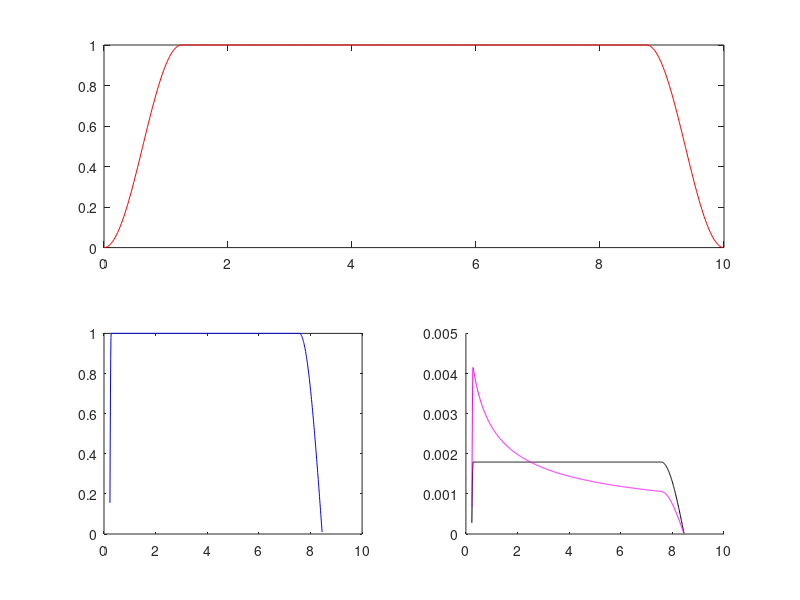
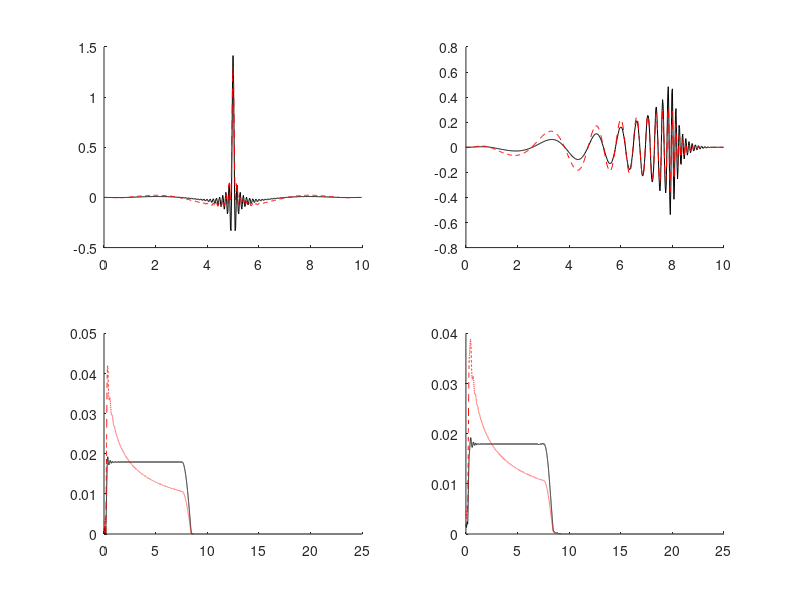
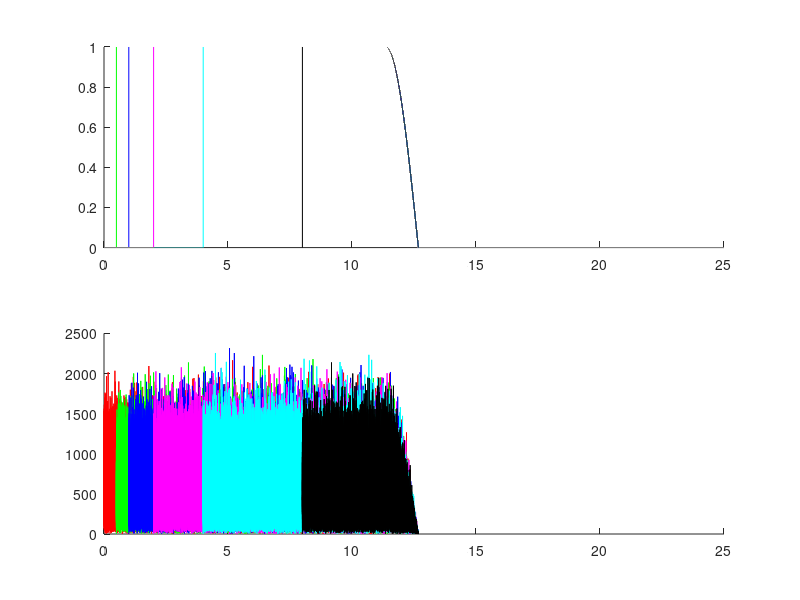
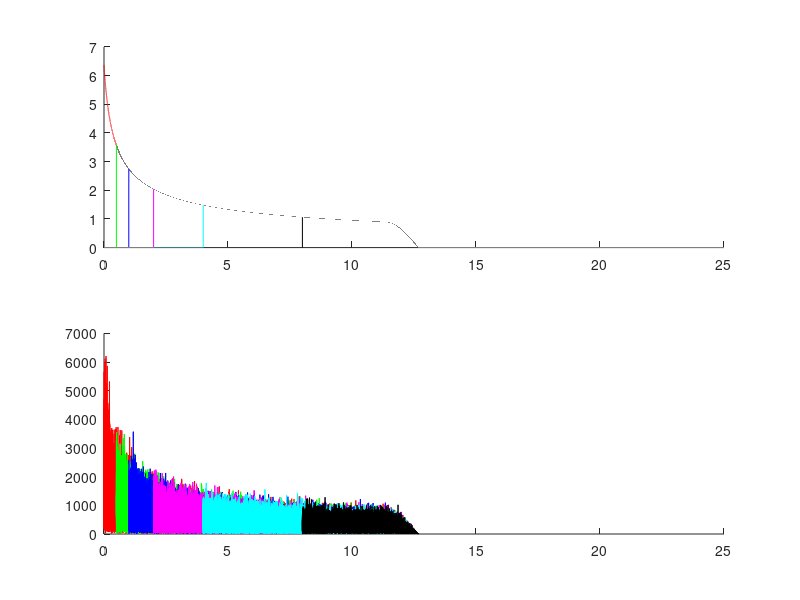

Reproduce these figures in MATLAB, in order.
function Exp1Stim

Fl = 0.25; Fh = 8; % Fl/h = low/high cutoff freuqnecy;

ST = 1/50;
D = 0.4356;
K = 0.0920*1000^(1-D); 

Dur = 10;
N = round(Dur/ST); tim = (0:(N-1))*ST; 

TWin = 1.25;
twin = [cos(pi/2*(tim(find(tim<=TWin))-TWin)/TWin).^2 ...
    ones(1,length(find(and(tim>TWin,tim<Dur-TWin)))) ...
    cos(pi/2*(tim(find(tim>=Dur-TWin))-Dur+TWin)/TWin).^2]; 

DF = 1/100; % 10-Hz freuqency sampling;
Ml = round(Fl/DF); Mh = round(Fh/DF);
fl = lcfNErb2F(lcfF2NErb(Fl)+[-0.5 0.5]); fh = lcfNErb2F(lcfF2NErb(Fh)+[-0.5 0.5]);
ml = [ceil(fl(1)/DF) floor(fl(2)/DF)]; mh = [ceil(fh(1)/DF) floor(fh(2)/DF)]; 
fwin = [cos(pi/2*((ml(1):ml(2))*DF-fl(2))/diff(fl)) ones(1,mh(1)-ml(2)-1) cos(pi/2*((mh(1):mh(2))*DF-fh(1))/diff(fh))]; % spectral window;

aw = ones(1,mh(2)-ml(1)+1).*fwin; aw = aw*sqrt(2)/sum(aw);
ap = 1./sqrt(lcfERB((ml(1):mh(2))*DF)).*fwin; ap = ap*sqrt(sum(aw.^2)/sum(ap.^2));
phi = lcfPhase((ml(1):mh(2))*DF,K,D);

Nt = 100*10/ST;
Nfft = 2^nextpow2(Nt);
frq = 1/(ST*2)*linspace(0,1,Nfft/2);

clkw = zeros(size(tim));
clkp = zeros(size(tim));
chpw = zeros(size(tim));
chpp = zeros(size(tim));
for I = ml(1):mh(2)
    clkw = clkw+aw(I-ml(1)+1)*cos(2*pi*I*DF*(tim-Dur/2)); 
    clkp = clkp+ap(I-ml(1)+1)*cos(2*pi*I*DF*(tim-Dur/2)); 
    chpw = chpw+aw(I-ml(1)+1)*cos(2*pi*I*DF*(tim-Dur)-phi(I-ml(1)+1)); 
    chpp = chpp+ap(I-ml(1)+1)*cos(2*pi*I*DF*(tim-Dur)-phi(I-ml(1)+1)); 
end
clkw = clkw.*twin;
clkp = clkp.*twin;
chpw = chpw.*twin;
chpp = chpp.*twin;

spclkw = fft(clkw,Nfft)/N; spclkw = 2*abs(spclkw(1:Nfft/2));
spclkp = fft(clkp,Nfft)/N; spclkp = 2*abs(spclkp(1:Nfft/2));
spchpw = fft(chpw,Nfft)/N; spchpw = 2*abs(spchpw(1:Nfft/2));
spchpp = fft(chpp,Nfft)/N; spchpp = 2*abs(spchpp(1:Nfft/2));

figure(1), clf 
subplot(2,1,1), plot(tim,twin,'r')
subplot(2,2,3), plot((ml(1):mh(2))*DF,fwin,'b')
subplot(2,2,4), hold on
plot((ml(1):mh(2))*DF,aw,'k')
plot((ml(1):mh(2))*DF,ap,'m')

figure(2), clf 
subplot(2,2,1), hold on
plot(tim,clkw,'k')
plot(tim,clkp,'r--')
subplot(2,2,2), hold on
plot(tim,chpw,'k')
plot(tim,chpp,'r--')
subplot(2,2,3), hold on
plot(frq,spclkw,'k')
plot(frq,spclkp,'r--')
subplot(2,2,4), hold on
plot(frq,spchpw,'k')
plot(frq,spchpp,'r--')

Dur = 10*1000;
Nfft = 2^nextpow2(Dur/ST);
frq = 1/(ST*2)*linspace(0,1,Nfft/2);

fhp = [0 0.5 1 2 4 8];
filthp = [];
for I = 1:length(fhp)
    filthp = [filthp,(frq>=fhp(I))'];
end
filthp = [filthp;flipud(filthp)];

filtee = 1./sqrt(lcfERB(frq)); filtee = [filtee fliplr(filtee)]';

Flp = 12; flp = lcfNErb2F(lcfF2NErb(Flp)+[-0.5 0.5]);
filtlp = [ones(size(find(frq<=flp(1)))) cos(pi/2*(frq(and(frq>flp(1),frq<=flp(2)))-flp(1))/diff(flp)) zeros(size(find(frq>flp(2))))]; 
filtlp = [filtlp fliplr(filtlp)]';

% White noise now with 12-kHz lowpass filter;
noisew = ifft(fft(randn(Nfft,length(fhp))).*repmat(filtlp,1,length(fhp))); 
noisew = noisew./repmat(sqrt(mean(noisew.^2)),Nfft,1)*10^(-10/20);
noisew = ifft(fft(noisew).*filthp);

% Pink noise now with 12-kHz lowpass filter;
noisep = ifft(fft(randn(Nfft,length(fhp))).*repmat(filtee.*filtlp,1,length(fhp))); 
noisep = noisep./repmat(sqrt(mean(noisep.^2)),Nfft,1)*10^(-10/20);
noisep = ifft(fft(noisep).*filthp);

relLw = zeros(size(fhp)); 
figure(3), clf
c = {'r','g','b','m','c','k'};
subplot(2,1,1), hold on
for I = 1:length(fhp)
    plot(frq,filthp(1:Nfft/2,I).*filtlp(1:Nfft/2),c{I})
end
subplot(2,1,2), hold on
for I = 1:length(fhp)
    jwd = fft(noisew(:,I)); plot(frq,2*abs(jwd(1:Nfft/2)),c{I})
    relLw(I) = 10*log10(sum((2*abs(jwd(1:Nfft/2))).^2)); 
end
% Relative level of hp-filtered white noises relative to unfiltered;
relLw = relLw-relLw(1)

relLp = zeros(size(fhp)); 
figure(4), clf
subplot(2,1,1), hold on
for I = 1:length(fhp)
    plot(frq,filthp(1:Nfft/2,I).*filtee(1:Nfft/2).*filtlp(1:Nfft/2),c{I})
end
subplot(2,1,2), hold on
for I = 1:length(fhp)
    jwd = fft(noisep(:,I)); plot(frq,2*abs(jwd(1:Nfft/2)),c{I})
    relLp(I) = 10*log10(sum((2*abs(jwd(1:Nfft/2))).^2)); 
end
% Relative level of hp-filtered pink noises relative to unfiltered;
relLp = relLp-relLp(1)

% ***** lcfPhase *****
function phase = lcfPhase(f,K,D)

phase = -2*pi*K/(1-D)*f.^(1-D); %Phase delay in radians, taken from Elberling 2007
    
% ***** lcfERB *****
function erb = lcfERB(f)

erb = 24.67*(4.37*f+1)/1000;
    
% ***** lcfF2NErb *****
function nErb = lcfF2NErb(f)

nErb = 1000*log(10)/(24.67*4.37)*log10(4.37*f+1);

% ***** lcfNErb2F *****
function f = lcfNErb2F(nErb)

f = (10.^(nErb*24.67*4.37/(1000*log(10)))-1)/4.37;
